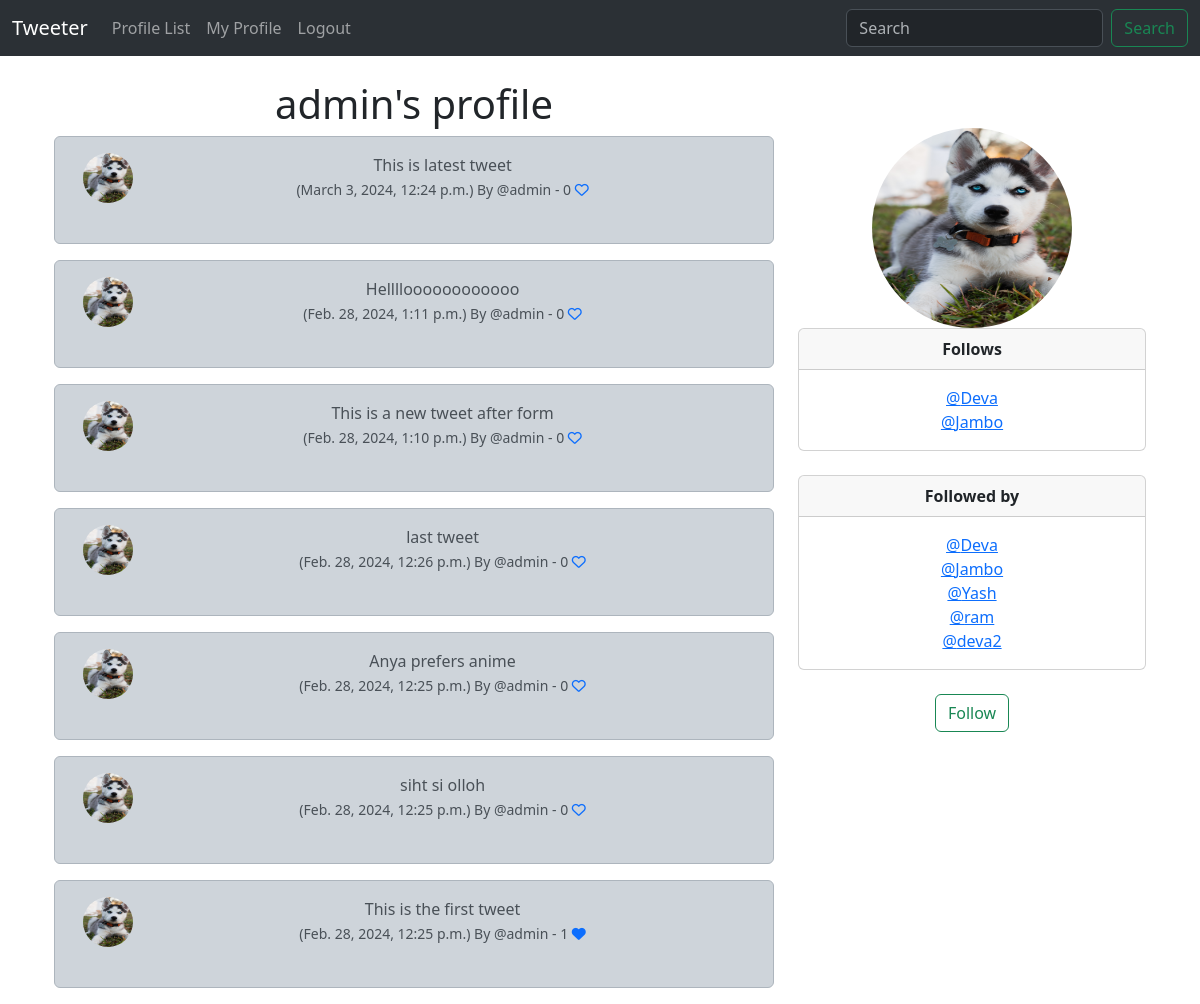
/profile/1 (signed in), run on an earlier commit of the app's database.
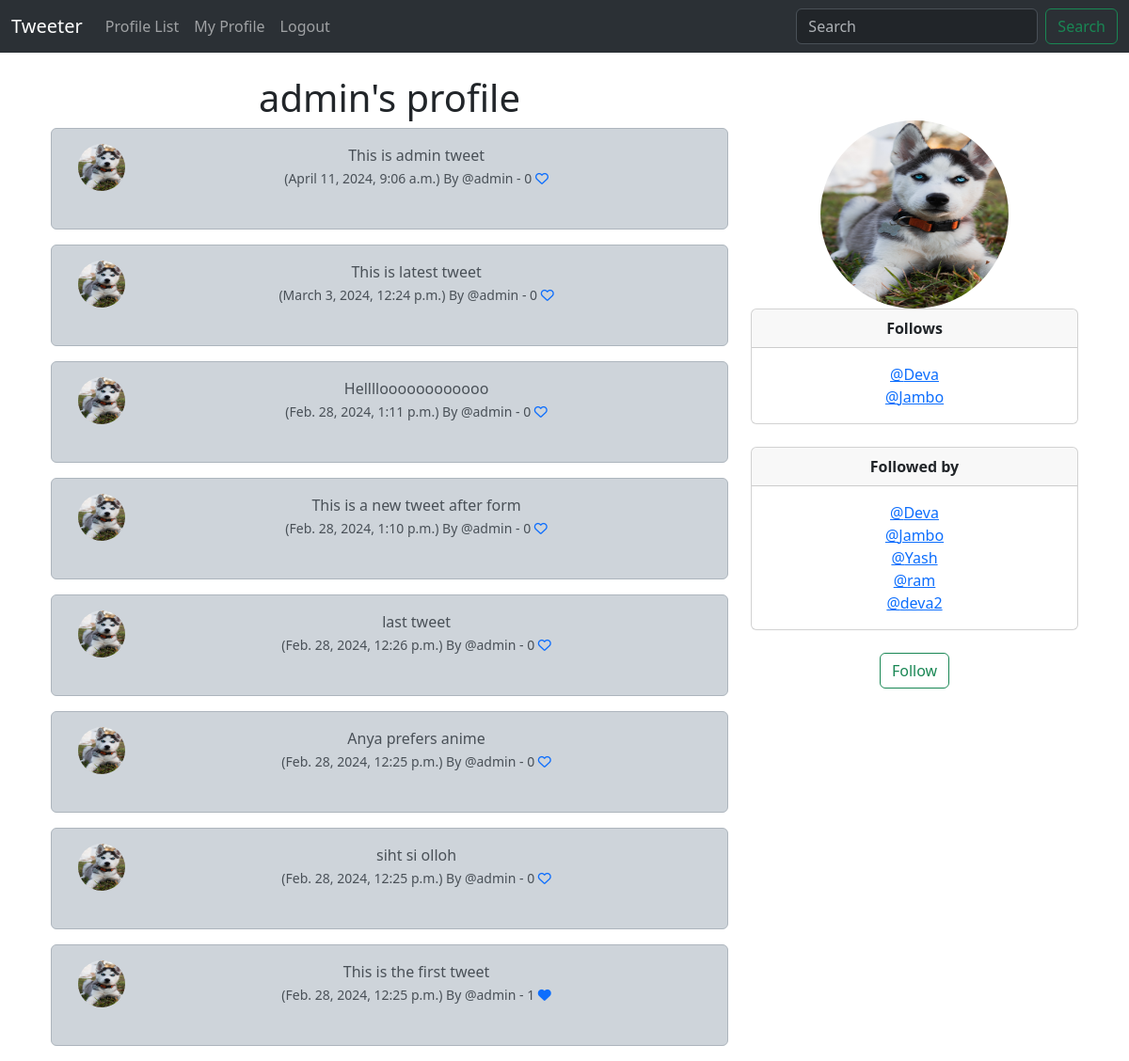
And on a later commit of the database.
### musker/models.py (models this page shows, shortened)
class Profile(models.Model):
    user = models.OneToOneField(User, on_delete=models.CASCADE)
    follows = models.ManyToManyField(
        "self", related_name="followed_by", symmetrical=False, blank=True
    )
    profile_image = models.ImageField(null=True,blank=True,upload_to='images/')
    date_modified = models.DateTimeField(User, auto_now=True, auto_now_add=False)
    def __str__(self) -> str:
        return self.user.username

class Tweet(models.Model):
    user = models.ForeignKey(User, on_delete=models.DO_NOTHING, related_name="tweets")
    body = models.CharField(max_length=280)
    created_at = models.DateTimeField(auto_now_add=True)
    likes = models.ManyToManyField(User,blank=True)
    def number_of_likes(self):
        return self.likes.count()

### musker/views.py (the view, shortened to what this page needs)
# urls.py: path('profile/<int:pk>',views.profile,name='profile'),
def profile(request,pk):
    if request.user.is_authenticated:
        my_profile = Profile.objects.get(user_id = pk)
        tweets = Tweet.objects.filter(user_id=pk).order_by("-created_at")
        return render(request,'profile.html',{ "my_profile" : my_profile,"tweets":tweets })
    else:
        messages.error(request,("Erro: You are not loged in"))
        return redirect('home')

### templates/profile.html (shortened to what this page needs)
{% extends "base.html" %}
{% load static %}
{% block container %}
<div>
  {% if my_profile %}
  <div class="container text-center">
    <div class="row">
      <div class="col-8">
        <h1>{{my_profile.user.username}}'s profile</h1>
        {% if tweets %}
          {% for tweet in tweets %}
          <div class="alert alert-dark" role="alert">
            <div class="container">
              <div class="row">
                <div class="col-1">
                  {% if my_profile.profile_image %}
                    <img src="{{my_profile.profile_image.url}}" width="50" height="50" class="rounded-circle"  alt="{{my_profile.user.username}}">
                  {% else %}
                    <img src="{% static 'images/user_img.png' %}" width="50" height="50" class="rounded-circle"  alt="{{my_profile.user.username}}">
                  {% endif %}
                </div>
                <div class="col-11">
                    {{tweet.body}} <br>
                    <small>
                      ({{tweet.created_at}}) By @{{tweet.user.username}} - {{tweet.number_of_likes}}
                      {% if user in tweet.likes.all %}
                      <a href="{% url 'tweet_likes' tweet.id%}">
                        <i class="fa-solid fa-heart"></i>
                    </a>
                      {% else %}
                      <a href="{% url 'tweet_likes' tweet.id%}">
                        <i class="fa fa-heart-o"></i>
                    </a>
                      {% endif %}
                    </small>
                </div><br><br>
              </div>
            </div>
            <br /></div>
          {% endfor %}
        {% endif %}
      </div>
      <div class="col-4">
        <br /><br />
        {% if my_profile.profile_image %}
          <img src="{{my_profile.profile_image.url}}" width="200" height="200" class="rounded-circle" alt="{{my_profile.profile_photo}}">
        {% endif %}
        <div class="card">
          <div class="card-header">
            <strong>Follows</strong>
          </div>
          <div class="card-body">
            <p class="card-text">
              {% for i in my_profile.follows.all %}
              <a href="{% url 'profile' i.user.id %}"> @{{i}}</a>
              <br />
              {% endfor %}
            </p>
          </div>
        </div>
        <br />
        <div class="card">
          <div class="card-header"><strong>Followed by</strong><br /></div>
          <div class="card-body">
            <p class="card-text">
              {% for i in my_profile.followed_by.all %}
              <a href="{% url 'profile' i.user.id %}"> @{{i}}</a>
              <br />
              {% endfor %}
            </p>
          </div>
        </div>
        <br />
        <form method="POST">
          {% csrf_token %} {% if my_profile in user.profile.follows.all%}
          <button class="btn btn-outline-danger" name="follow" value="unfollow">
            Unfollow
          </button>
          {% else %}
          <button class="btn btn-outline-success" name="follow" value="follow">
            Follow
          </button>
          {% endif %}
        </form>
        <br />
      </div>
    </div>
  </div>
  {% endif %}
</div>
{% endblock container %}

### templates/base.html (shortened to what this page needs)
<!doctype html>
<html lang="en">
  <head>
    <link href="https://cdn.jsdelivr.net/npm/bootstrap@5.3.3/dist/css/bootstrap.min.css" rel="stylesheet">
  </head>
  <body>
    {% include "navbar.html" %}
    <div class="container">
      <br/>
        {% block container %}
        {% endblock container %}
    </div>
  </body>
</html>

### templates/navbar.html (shortened to what this page needs)
<nav class="navbar navbar-expand-lg bg-body-tertiary" data-bs-theme="dark">
    <div class="container-fluid">
      <a class="navbar-brand" href="{% url 'home' %}">Tweeter</a>
      <div class="collapse navbar-collapse" id="navbarSupportedContent">
        <ul class="navbar-nav me-auto mb-2 mb-lg-0">
          <li class="nav-item">
            <a class="nav-link" href="{% url 'profile_list' %}">Profile List</a>
          </li>
          {% if request.user.is_authenticated %}
          <li class="nav-item">
            <a class="nav-link" href="{% url 'profile' request.user.id %}">My Profile</a>
          </li>
          <li class="nav-item">
            <a class="nav-link" href="{% url 'logout' %}">Logout</a>
          </li>
          {% else %}
          <li class="nav-item">
            <a class="nav-link" href="{% url 'login' %}">Login</a>
          </li>
          {% endif %}
        </ul>
        <form class="d-flex" role="search">
          <input class="form-control me-2" type="search" placeholder="Search" aria-label="Search">
          <button class="btn btn-outline-success" type="submit">Search</button>
        </form>
      </div>
    </div>
  </nav>

What changed in the data, as far as the page shows it:
added Tweet: profile_image (picture), body "This is admin tweet", created_at "April 11, 2024, 9:06 a.m.", user.username "admin", number_of_likes "0"
